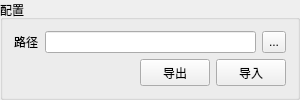
                   <widget class="QGroupBox" name="groupBox_13">
                    <property name="sizePolicy">
                     <sizepolicy hsizetype="Fixed" vsizetype="Fixed">
                      <horstretch>0</horstretch>
                      <verstretch>0</verstretch>
                     </sizepolicy>
                    </property>
                    <property name="minimumSize">
                     <size>
                      <width>300</width>
                      <height>0</height>
                     </size>
                    </property>
                    <property name="maximumSize">
                     <size>
                      <width>300</width>
                      <height>16777215</height>
                     </size>
                    </property>
                    <property name="title">
                     <string>配置</string>
                    </property>
                    <layout class="QVBoxLayout" name="verticalLayout_58">
                     <item>
                      <layout class="QGridLayout" name="gridLayout_25">
                       <item row="0" column="2">
                        <widget class="QToolButton" name="configBrowseBtn">
                         <property name="minimumSize">
                          <size>
                           <width>0</width>
                           <height>22</height>
                          </size>
                         </property>
                         <property name="maximumSize">
                          <size>
                           <width>16777215</width>
                           <height>22</height>
                          </size>
                         </property>
                         <property name="text">
                          <string>...</string>
                         </property>
                        </widget>
                       </item>
                       <item row="0" column="1">
                        <widget class="LineEditToolTip" name="configFilePathEdit">
                         <property name="maximumSize">
                          <size>
                           <width>16777215</width>
                           <height>22</height>
                          </size>
                         </property>
                        </widget>
                       </item>
                       <item row="0" column="0">
                        <widget class="QLabel" name="label_109">
                         <property name="sizePolicy">
                          <sizepolicy hsizetype="Fixed" vsizetype="Preferred">
                           <horstretch>0</horstretch>
                           <verstretch>0</verstretch>
                          </sizepolicy>
                         </property>
                         <property name="text">
                          <string>路径</string>
                         </property>
                        </widget>
                       </item>
                      </layout>
                     </item>
                     <item>
                      <layout class="QGridLayout" name="gridLayout_26">
                       <item row="0" column="2">
                        <widget class="QPushButton" name="configReadBtn">
                         <property name="sizePolicy">
                          <sizepolicy hsizetype="Fixed" vsizetype="Fixed">
                           <horstretch>0</horstretch>
                           <verstretch>0</verstretch>
                          </sizepolicy>
                         </property>
                         <property name="maximumSize">
                          <size>
                           <width>70</width>
                           <height>330</height>
                          </size>
                         </property>
                         <property name="text">
                          <string>导出</string>
                         </property>
                        </widget>
                       </item>
                       <item row="0" column="4">
                        <widget class="QPushButton" name="confgWriteBtn">
                         <property name="sizePolicy">
                          <sizepolicy hsizetype="Fixed" vsizetype="Fixed">
                           <horstretch>0</horstretch>
                           <verstretch>0</verstretch>
                          </sizepolicy>
                         </property>
                         <property name="maximumSize">
                          <size>
                           <width>70</width>
                           <height>30</height>
                          </size>
                         </property>
                         <property name="text">
                          <string>导入</string>
                         </property>
                        </widget>
                       </item>
                       <item row="0" column="0">
                        <widget class="QLabel" name="cfgFileShowErrorLabel">
                         <property name="sizePolicy">
                          <sizepolicy hsizetype="Expanding" vsizetype="Preferred">
                           <horstretch>0</horstretch>
                           <verstretch>0</verstretch>
                          </sizepolicy>
                         </property>
                         <property name="text">
                          <string/>
                         </property>
                         <property name="alignment">
                          <set>Qt::AlignCenter</set>
                         </property>
                        </widget>
                       </item>
                      </layout>
                     </item>
                    </layout>
                   </widget>
